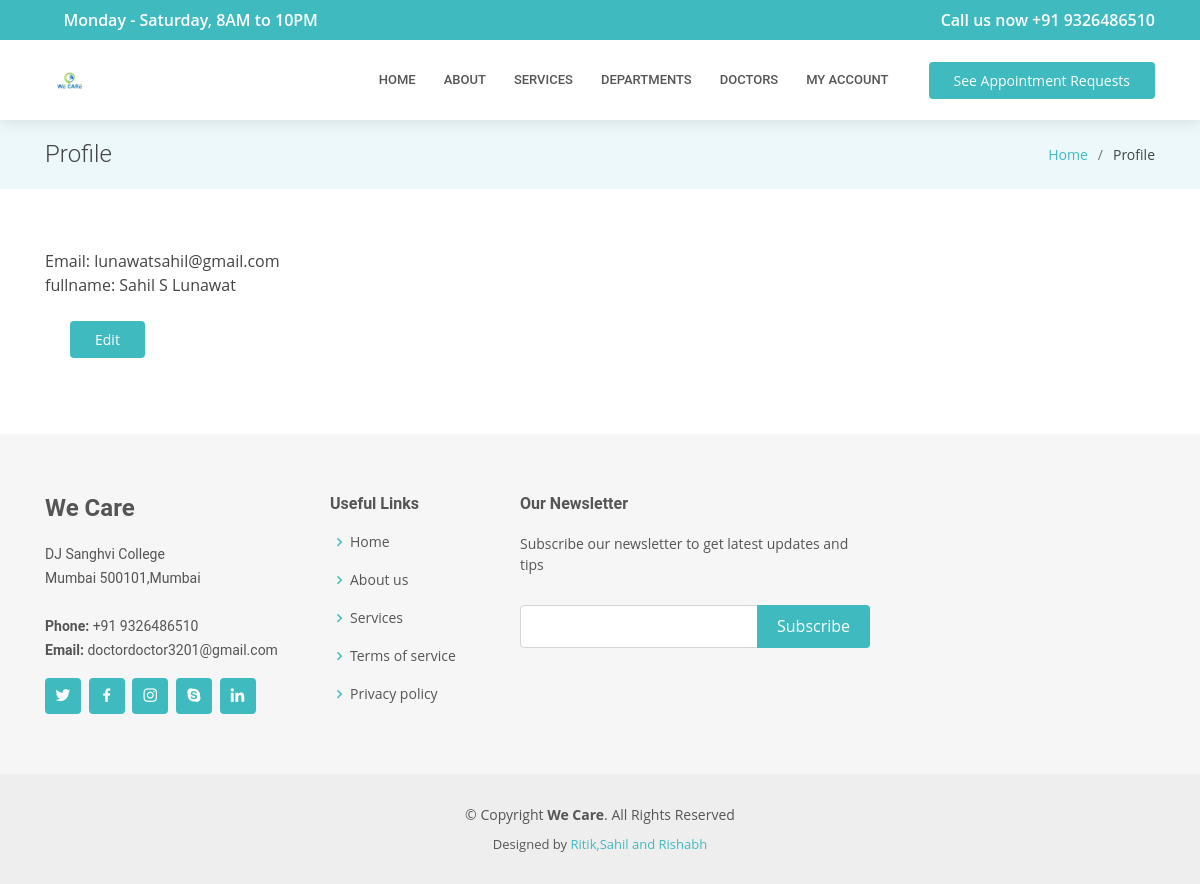
Page /accounts/profile/ (signed in) on the earlier database version.
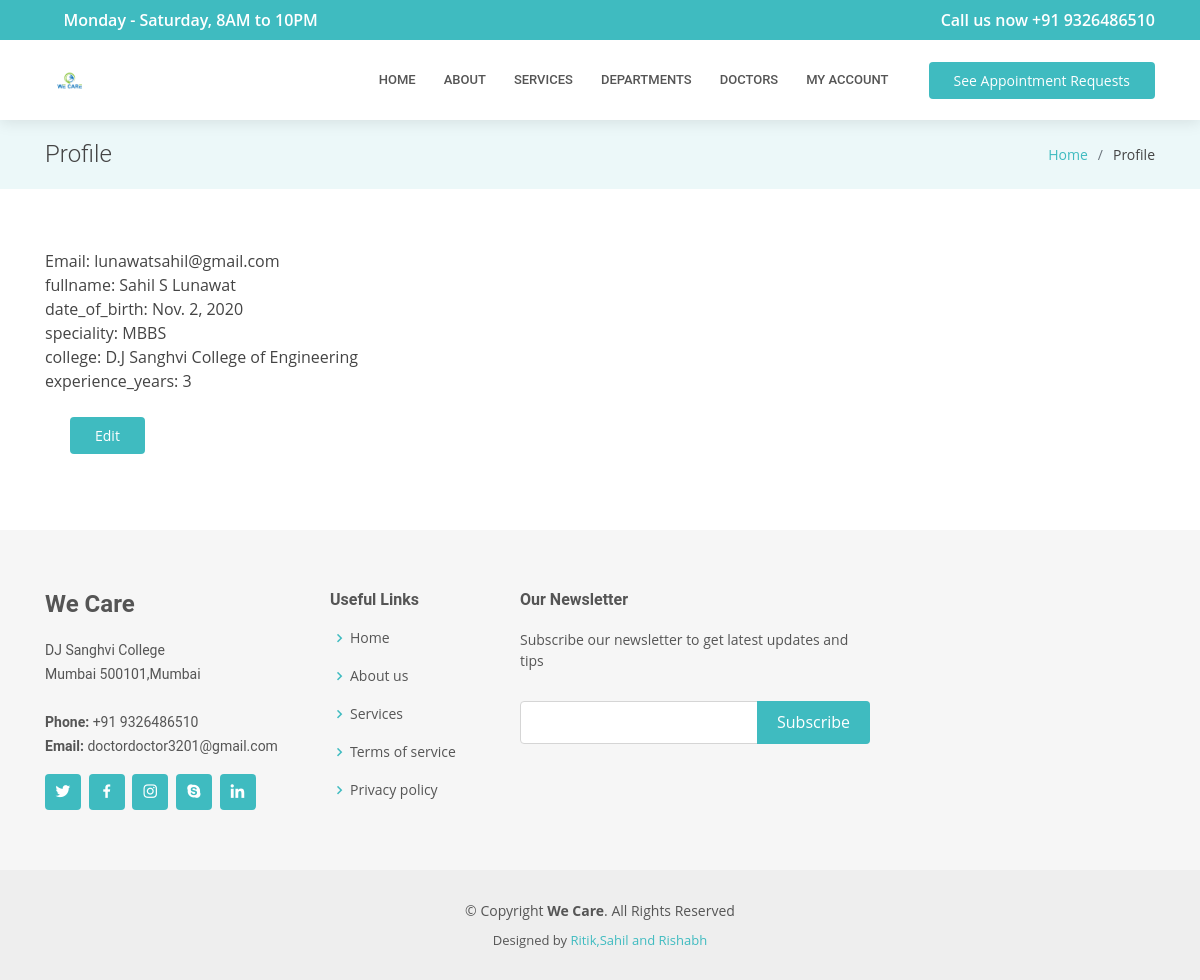
Same page on the later database version.
### accounts/models.py (models this page shows, shortened)
class CustomUser(AbstractUser):
    id              = models.AutoField(primary_key=True)
    username        = models.CharField(max_length=30,null=True,blank=True)
    fullname        = models.CharField(blank=True, null=True, max_length=255)##
    is_doctor       = models.BooleanField(default=False, blank=True, null=True)
    password        = models.CharField(max_length=255)
    email           = models.EmailField(max_length=254, unique=True)
    date_of_birth   = models.DateField(blank=True, editable=True,null=True)
    date_created    = models.DateField(auto_now=True, editable=False)
    is_active       = models.BooleanField(default=True)
    is_admin        = models.BooleanField(default=False)
    USERNAME_FIELD  = 'email'
    REQUIRED_FIELDS = []
    objects = CustomUserManager()

class Doctor(CustomUser):
    speciality          = models.CharField(blank=True, null=True, max_length=512)
    college             = models.CharField(blank=True, null=True, max_length=60)
    experience_years    = models.IntegerField(blank=True,null=True)
    class Meta:
        verbose_name = 'User: Doctor'

### accounts/views.py (the view)
# urls.py: url(r'^accounts/profile/$',views.profile,name='profile'),
def profile(request):
    context = {}
    if request.user.is_authenticated:
        queryset = get_user_type(request.user).objects.filter(customuser_ptr_id=request.user.id)
        context['fields'] = queryset.get()
        return render(request, 'accounts/profile.html',context)
    else:
        return HttpResponseRedirect(reverse('accounts:login'))

### accounts/templatetags/profile_tags.py (called while the page is built)
@register.filter(name='has_group')
def has_group(user, group_name):
    return user.groups.filter(name=group_name).exists()

### accounts/views.py (called while the page is built)
def get_user_type(user):
    if user.is_doctor == True:
        return Doctor
    else:
        return Patient

### accounts/templates/accounts/profile.html (shortened to what this page needs)
{% extends "DoctorDoctor/base.html" %}
{% load profile_tags %}
{% block title_page %}Profile{% endblock %}
{% block title_in_li %}Profile{% endblock %}
{% block inner_page %}
Email: {{user.email}}
{% if fields.fullname%}<br>fullname: {{fields.fullname}}{% endif%}
{% if fields.date_of_birth%}<br>date_of_birth: {{fields.date_of_birth}}{% endif%}
{% if fields.speciality %}<br>speciality: {{fields.speciality}}{% endif %}
{% if fields.college %}<br>college: {{fields.college}}{% endif %}
{% if fields.experience_years %}<br>experience_years: {{fields.experience_years}}{% endif %}
<br><br>
{% if request.user|has_group:"Doctors" %}
<a href="{% url 'accounts:doctor_user_update' %}" class="appointment-btn">Edit</a>
{% else %}
<a href="{% url 'accounts:user_update' %}" class="appointment-btn">Edit</a>
{% endif %}
{% endblock %}

Differences in the rows shown:
changed CustomUser "lunawatsahil@gmail.com": date_of_birth (not shown) → "Nov. 2, 2020"
now on this page (row edited): Doctor: speciality "MBBS", college "D.J Sanghvi College of Engineering", experience_years "3"
Other differences:
text now shown: "date_of_birth: speciality: college: experience_years:"
